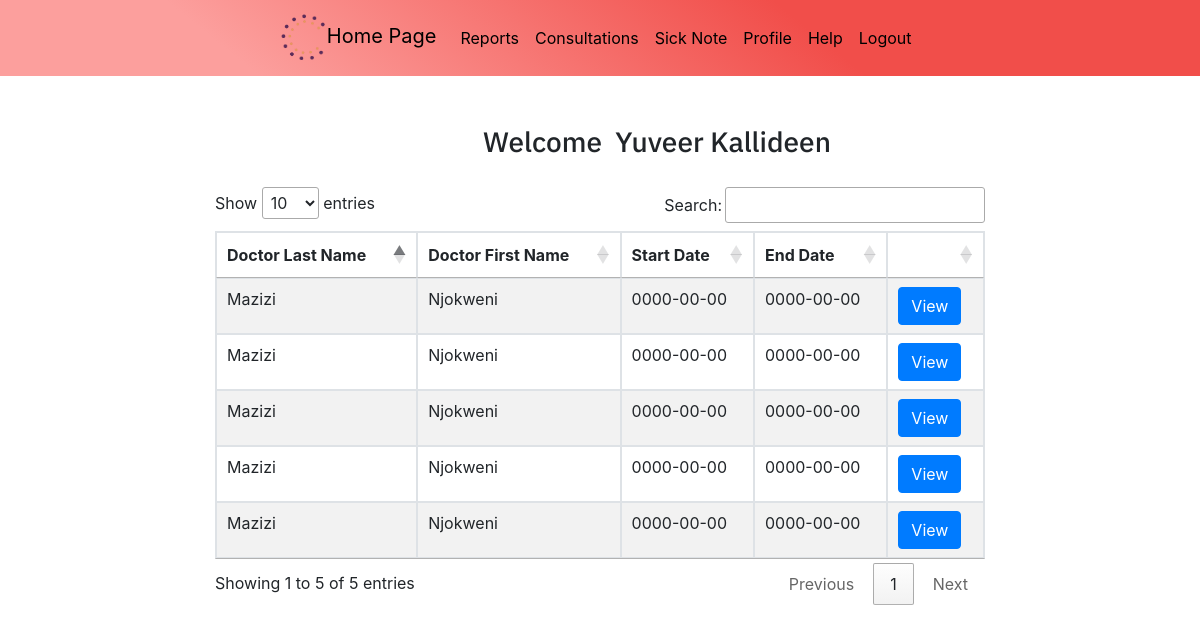
/patient_psnote.php (signed in), run on the app's committed database.
### tables this page shows
CREATE TABLE `sicknote` (
  `ID` int(100) NOT NULL,
  `patient_id` int(11) NOT NULL,
  `pfname` varchar(25) NOT NULL,
  `plname` varchar(20) NOT NULL,
  `dfname` varchar(40) NOT NULL,
  `dlname` varchar(40) NOT NULL,
  `address` varchar(255) NOT NULL,
  `Gender` varchar(7) NOT NULL,
  `Email` varchar(20) NOT NULL,
  `Age` int(3) NOT NULL,
  `Phone` int(10) NOT NULL,
  `StartDate` date NOT NULL,
  `EndDate` date NOT NULL,
  `Diagnosis` varchar(1000) NOT NULL,
  `MedicalAdvice` varchar(1000) NOT NULL,
  `doc_signature` varchar(255) NOT NULL
);

### patient_psnote.php (the view, shortened to what this page needs)
<?php
include_once('header1.php');
$pid = $_SESSION['patient_id'];
$pfname = $_SESSION['username'];
$plname = $_SESSION['lastname'];
?>
<!DOCTYPE html>
<html>
   <head>
      <link rel="stylesheet" href="https://maxcdn.bootstrapcdn.com/bootstrap/4.0.0-beta/css/bootstrap.min.css">
      <link rel="stylesheet" href="https://stackpath.bootstrapcdn.com/bootstrap/4.3.1/css/bootstrap.min.css">
      <link rel="stylesheet" type="text/css" href="//cdn.datatables.net/1.10.22/css/jquery.dataTables.min.css">
   </head>
   <body style="padding-top:150px;" >
   <div class="container-fluid" style="margin-top:50px;">
      <h3 style = "margin-left: 40%;  padding-bottom: 20px; font-family: 'IBM Plex Sans', sans-serif;"> Welcome &nbsp<?php echo $pfname?> <?php echo $plname?>
         </h3>
      <div class="row justify-content-center">
      <div class="col-md-8">
         <table id="tableMain" class="table table-bordered table-striped table-hover" >
            <thead>
               <th>Doctor Last Name</th>
               <th>Doctor First Name</th>
               <th>Start Date</th>
               <th>End Date</th>
               <th></th>
            </thead>
            <tbody>
            <?php
            global $con;
               $query = "select ID,pfname,plname,dfname,dlname,startDate,endDate from sicknote where patient_id='$pid';";
               $result = mysqli_query($con, $query);
               while ($row = mysqli_fetch_array($result)){
            ?>
               <tr>
                  <td><?php echo $row['dfname']; ?></td>
                  <td><?php echo $row['dlname']; ?></td>
                  <td><?php echo $row['startDate']; ?></td>
                  <td><?php echo $row['endDate']; ?></td>
                  <td>
                  <form method="GET">
                              <a  href="psnote.php?ID=<?php echo $row['ID']?>">
                              <input type = "submit"  name ="generate_snote" class = "btn btn-primary" value="View"/>
                              </a>
                              </td>
               </tr>
               <?php } ?>
            </tbody>
         </table>
      </div>
   </body>
</html>

### nav.css (style rules this page uses)
* { margin: 0%; }

### header1.php (style rules this page uses)
.btn-primary { background-color: #3c50c1; border-color: #3c50c1; }

### data on the page
sicknote: dfname "Mazizi", dlname "Njokweni", StartDate "0000-00-00", EndDate "0000-00-00"
sicknote: dfname "Mazizi", dlname "Njokweni", StartDate "0000-00-00", EndDate "0000-00-00"
sicknote: dfname "Mazizi", dlname "Njokweni", StartDate "0000-00-00", EndDate "0000-00-00"
sicknote: dfname "Mazizi", dlname "Njokweni", StartDate "0000-00-00", EndDate "0000-00-00"
sicknote: dfname "Mazizi", dlname "Njokweni", StartDate "0000-00-00", EndDate "0000-00-00"

### other printed values
$pfname "Yuveer"
$plname "Kallideen"
